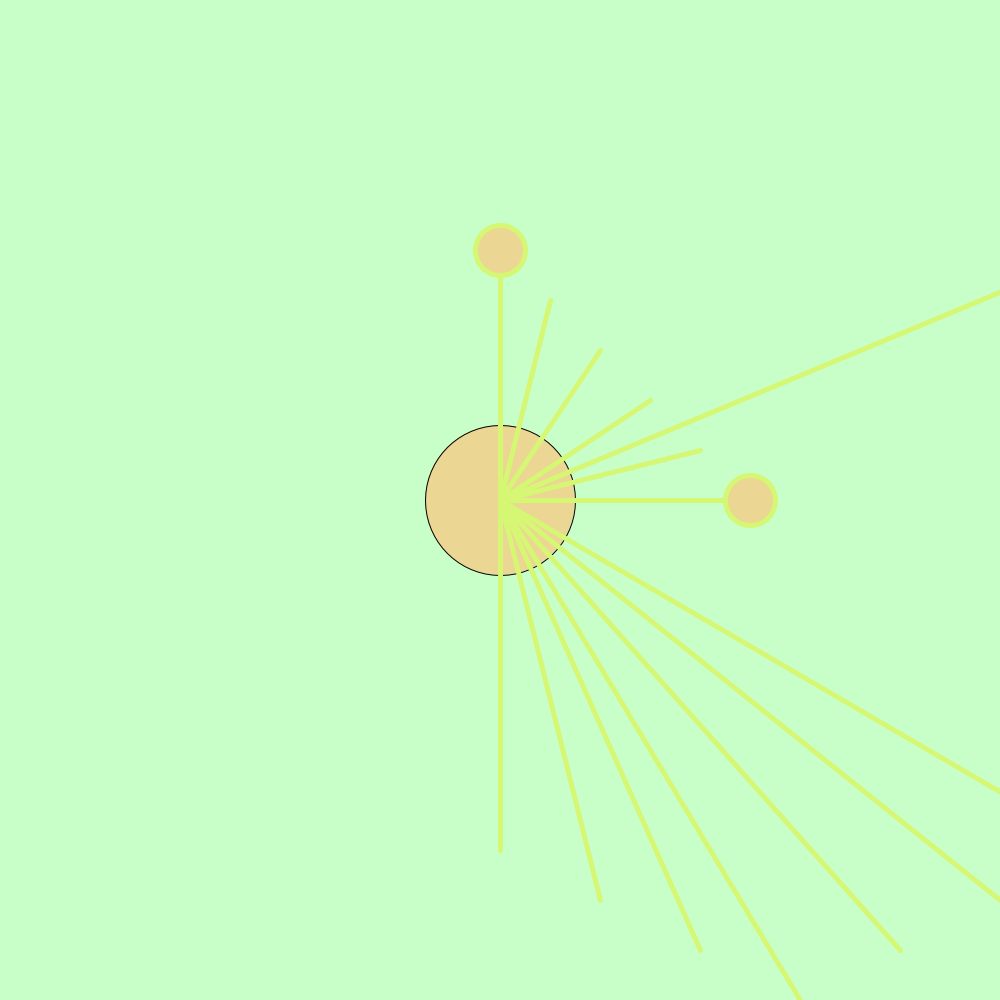
Frame 1 (no input)
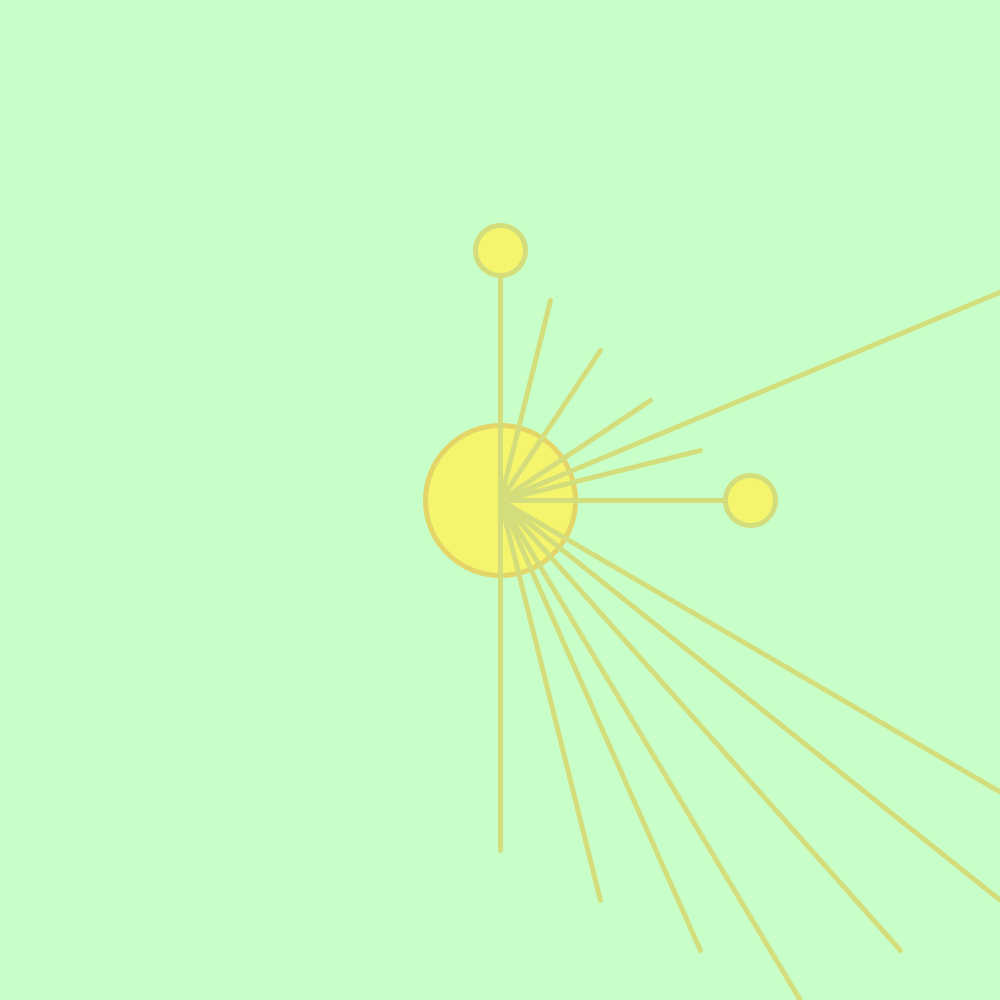
Frame 60 (the mouse pressed at the canvas centre just before this capture)
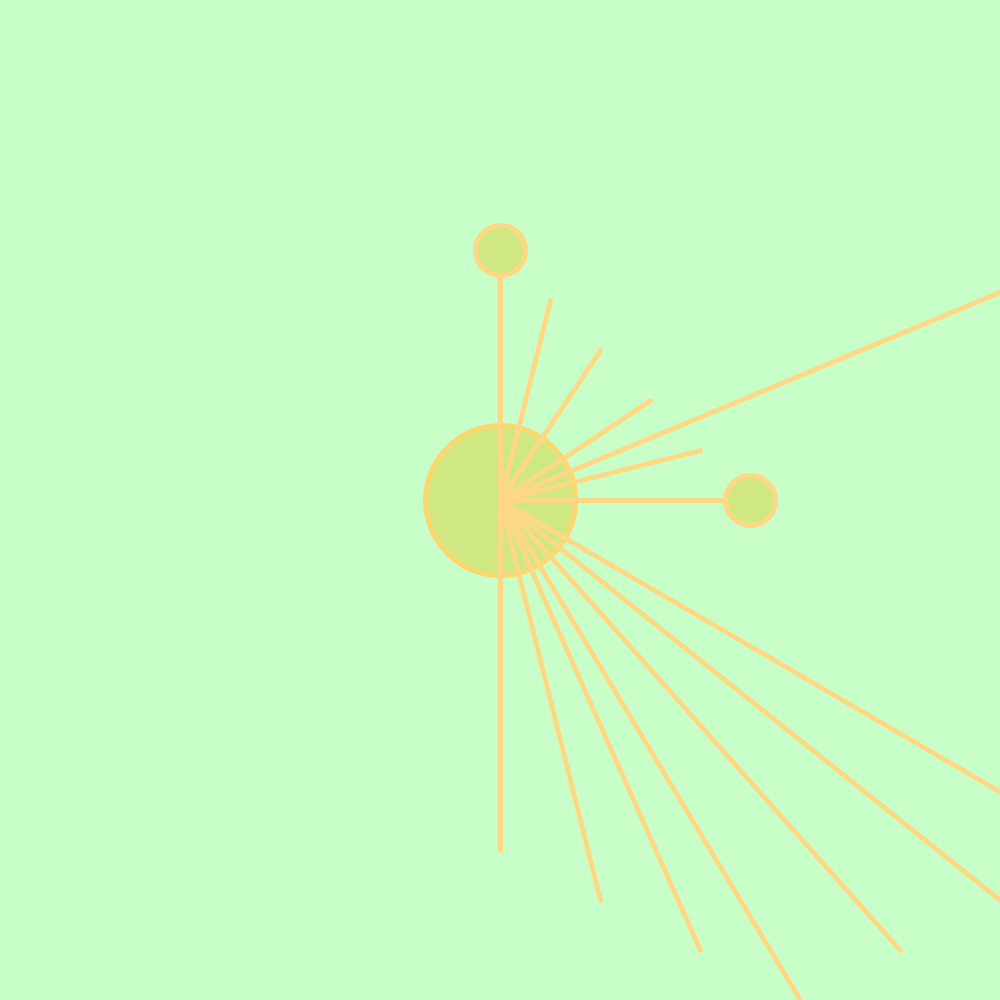
Frame 120 (the mouse held since frame 60 and released just before this capture)

The Processing sketch that drew these frames (run headless with seeded random() and noise(); from frame 60 on, the mouse is pressed at the canvas centre):

// Processing sketch: SummerTimeSun
// ── SummerTimeSun.pde
void setup() {

  size(1000, 1000);
  background(200, 255, 200);
  frameRate(30);
}

void draw() {
  background(200, 255, 200);

  PVector A = new PVector(500, 500);
  PVector B = new PVector(0, -250);
  PVector C = new PVector(250, 0);

  //translate(500, 500);
  //rotate(TAU * 0.01);
  translate(A.x, A.y);

  fill(random(200, 255), random(200, 255), random(100, 150));
  circle(0, 0, 150);


  rotate(TAU * 0.00);
  strokeWeight(5);
  stroke(random(200, 255), random(200, 255), random(100, 150));
  line(0, 0, B.x, B.y);
  line(0, 0, B.x + 50, B.y + 50);
  line(0, 0, B.x + 100, B.y + 100);
  line(0, 0, B.x + 150, B.y + 150);
  line(0, 0, B.x + 200, B.y + 200);
  line(0, 0, B.x + 250, B.y + 250);
  line(0, 0, B.x + 600, B.y);

  circle(B.x, B.y, 50);
  circle(B.x + 250, B.y + 250, 50);

  line(0, 0, B.x, B.y + 600);
  line(0, 0, B.x + 100, B.y + 650);
  line(0, 0, B.x + 200, B.y + 700);
  line(0, 0, B.x + 300, B.y + 750);
  line(0, 0, B.x + 400, B.y + 700);
  line(0, 0, B.x + 500, B.y + 650);
  line(0, 0, B.x + 600, B.y + 600);





  save("SummerTimeSun.png");
}
